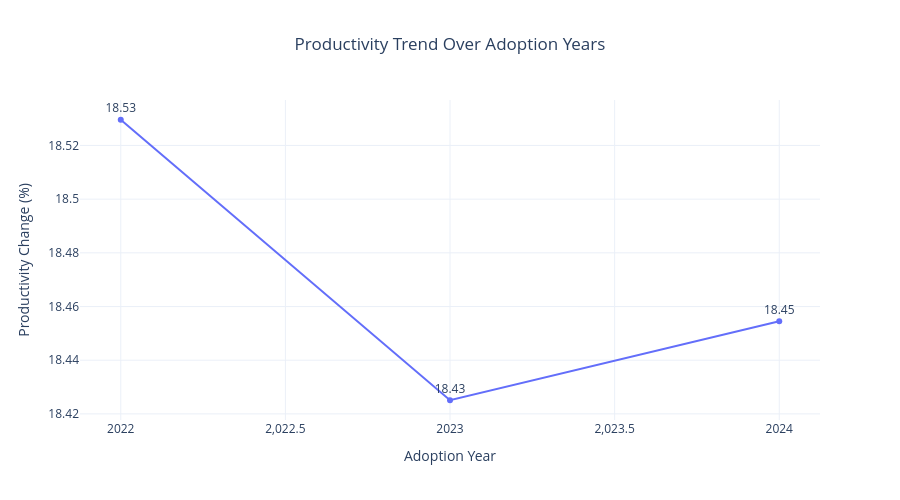

The notebook cell this image was saved under:
### Code cell
year_productivity = (
    df.groupby("Adoption Year", as_index=False)
    ["Productivity Change (%)"].mean()
)

fig4 = px.line(
    year_productivity,
    x="Adoption Year",
    y="Productivity Change (%)",
    markers=True,
    title="Productivity Trend Over Adoption Years",
    template="plotly_white",
    text="Productivity Change (%)"
)

fig4.update_traces(texttemplate="%{text:.2f}", textposition="top center")
fig4.update_layout(title_x=0.5, height=500)
fig4.show()

### Figure 1 — Plotly figure (JSON) as saved in the notebook; plotly's stock layout.template omitted (floating-point values rounded to 4 significant figures)
{"data": [{"hovertemplate": "Adoption Year=%{x}<br>Productivity Change (%)=%{text}<extra></extra>", "legendgroup": "", "line": {"color": "#636efa", "dash": "solid"}, "marker": {"symbol": "circle"}, "mode": "lines+markers+text", "name": "", "orientation": "v", "showlegend": false, "text": [18.53, 18.43, 18.45], "textposition": "top center", "texttemplate": "%{text:.2f}", "type": "scatter", "x": [2022, 2023, 2024], "xaxis": "x", "y": [18.53, 18.43, 18.45], "yaxis": "y"}], "layout": {"height": 500, "legend": {"tracegroupgap": 0}, "title": {"text": "Productivity Trend Over Adoption Years", "x": 0.5}, "xaxis": {"anchor": "y", "domain": [0, 1], "title": {"text": "Adoption Year"}}, "yaxis": {"anchor": "x", "domain": [0, 1], "title": {"text": "Productivity Change (%)"}}}}
